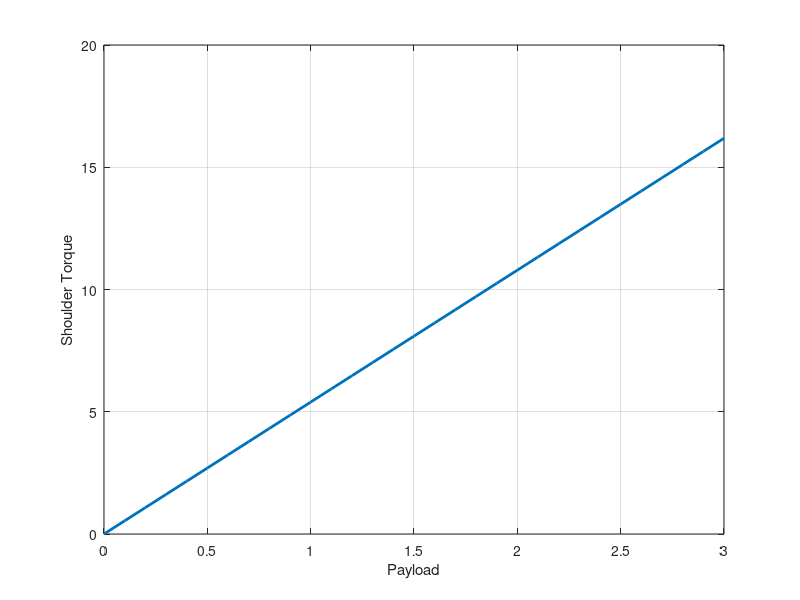

The MATLAB source for this figure:
payload = 0:0.1:3;

torque = payload*9.81*0.55;

figure

plot(payload,torque,'LineWidth',2)

xlabel('Payload')

ylabel('Shoulder Torque')

grid on
